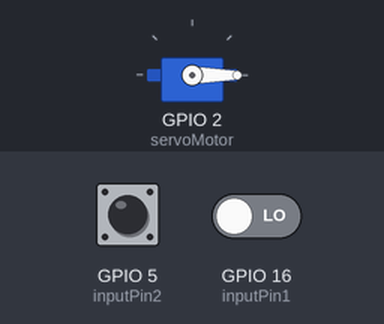
The sketch below on a simulated ESP8266 (NodeMCU). On the bench: servo. The test bench sets the inputs (shaded band); at power-on: GPIO 5 (inputPin2) LOW, GPIO 16 (inputPin1) LOW. WiFi joins after 1.5 s; servers stay silent unless stated; uploads are accepted with an empty reply; what the sketch prints to the serial monitor is not drawn.

Above: at 2.7 s.
2.8 s: GPIO 5 (inputPin2) driven HIGH
At 2.99 s:
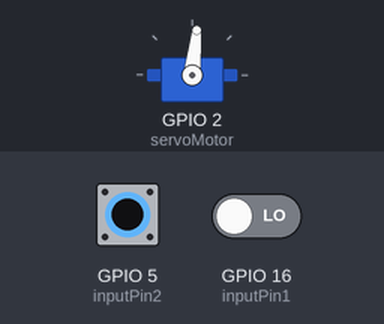
5.8 s: GPIO 16 (inputPin1) driven HIGH
At 6.1 s:
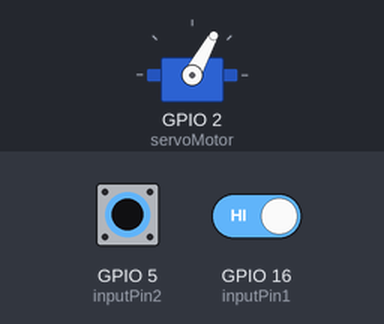
7.5 s: GPIO 5 (inputPin2) pulsed LOW 5 times (0.12 s each, 0.3 s apart)
At 9.5 s:
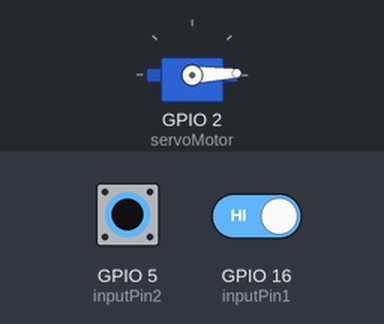
12.0 s: GPIO 16 (inputPin1) driven LOW
At 13.08 s:
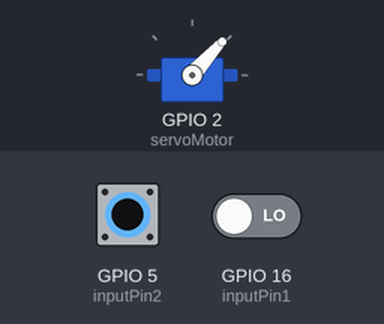
15.0 s: GPIO 5 (inputPin2) driven LOW
At 15.8 s:
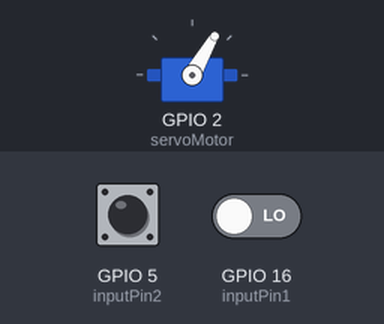
18.0 s: GPIO 5 (inputPin2) pulsed HIGH 2 times (0.12 s each, 0.3 s apart)
At 18.7 s:
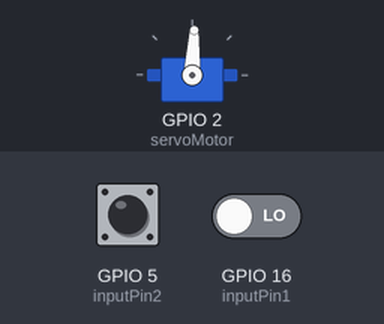
Timing chart, 0 to 21.0 s (numbered marks = the images above; inputs shaded):
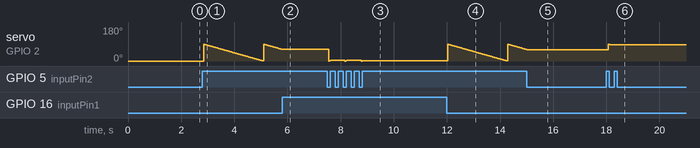

Measured:
- after the input at 2.8 s, servo on GPIO 2 (servoMotor): ramps from 89° to 1° and jumps back, once every 2.3 s
- after the input at 5.8 s, servo on GPIO 2 (servoMotor): goes on until 5.8 s, then stays 61°
- after the input at 7.5 s, servo on GPIO 2 (servoMotor): 61° → 0° after 0.05 s, then repeats every 0.62 s: 1° 0.03 s, 2° 0.03 s, 3° 0.54 s, 0° 0.03 s, until it stays 2° from 8.8 s
- after the input at 12.0 s, servo on GPIO 2 (servoMotor): ramps from 89° to 1° and jumps back, once every 2.3 s
- after the input at 15.0 s, servo on GPIO 2 (servoMotor): goes on until 15.0 s, then stays 60°
- after the input at 18.0 s, servo on GPIO 2 (servoMotor): 60° → 87° after 0.08 s

The sketch:

proyecto_almacenamiento_final.ino
```cpp
//si usas esp8266
#include <ESP8266WiFiMulti.h>
#include <ESP8266HTTPClient.h>
// Incluímos la librería para poder controlar el servo
#include <Servo.h>

// Declaramos la variable para controlar el servo
Servo servoMotor;

const char* ssid = "ricardo";
const char* password =  "Ricardo1+!?|";

const int inputPin1 = 16;
const int inputPin2 = 5;
const int inputPin3 = 4;

int* list;
size_t count;
size_t capacity;

int valor1 = 0;
int valor2 = 0;
int valor4 = 0;
int valor5 = 0;

String btn1 = "ON";
String btn2 = "ON";
String cliente = "";

void CreateList(size_t _capacity)
{
  list = new int[_capacity];
  capacity = _capacity;
  count = 0;
}

// Añadir elemento al final de la lista
void AddItem(int item)
{
  ++count;

  if (count > capacity)
  {
    size_t newSize = capacity * 2;
    resize(newSize);
  }

  list[count - 1] = item;
}

// Eliminar ultimo elemento de la lista
void RemoveTail()
{
  --count;
}

// Reducir capacidad de la lista al numero de elementos
void Trim()
{
  resize(count);
}

// Reescalar lista
void resize(size_t newCapacity)
{
  int* newList = new int[newCapacity];
  memmove(newList, list, count  * sizeof(int));
  delete[] list;
  capacity = newCapacity;
  list = newList;
}

// Muestra la lista por Serial para debug
void printList()
{
  Serial.print("Capacity:");
  Serial.print(capacity);

  Serial.print("  Count:");
  Serial.print(count);

  Serial.print("  Items:");
  for (size_t index = 0; index < count; index++)
  {
    Serial.print(list[index]);
    Serial.print(' ');
  }
  Serial.println();
}

void setup() {
  Serial.begin(9600);

    // Iniciamos el servo para que empiece a trabajar con el pin 9
  servoMotor.attach(02);

  // Inicializamos al ángulo 0 el servomotor
  servoMotor.write(0);

  servoMotor.read();

  pinMode(inputPin1, INPUT);
  pinMode(inputPin2, INPUT);

  WiFi.begin(ssid, password);

  Serial.print("Conectando...");
  while (WiFi.status() != WL_CONNECTED) { //Check for the connection
    delay(500);
    Serial.print(".");
  }

  Serial.print("Conectado con éxito, mi IP es: ");
  Serial.println(WiFi.localIP());
  cliente =  WiFi.localIP().toString();
}

void loop() {

  valor1 = digitalRead(inputPin1);  //lectura digital de pin
  valor2 = digitalRead(inputPin2);  //lectura digital de pin

  Serial.println(valor1);
  Serial.println(valor2);


  Serial.println("Lista con 3 elementos");
  CreateList(2);

  Serial.println();
  //Serial.println("Introducir 1 y 2 elementos");
  AddItem(valor1);
  AddItem(valor2);
  //printList();

  btn1 =valor1;

  valor4 = digitalRead(inputPin1);  //lectura digital de pin
  valor5 = digitalRead(inputPin2);  //lectura digital de pin

  Serial.println(valor4);
  Serial.println(valor5);

if (valor4 == 1 && valor5 == 0) {
    // Vamos a tener dos bucles uno para mover en sentido positivo y otro en sentido negativo
    // Para el sentido positivo
    for (int i = 0; i <= 90; i++)
    {
      valor4 = digitalRead(inputPin1);  //lectura digital de pin
      valor5 = digitalRead(inputPin2);  //lectura digital de pin
      // Desplazamos al ángulo correspondiente
      servoMotor.write(i);
      // Hacemos una pausa de 25ms
      delay(25);
      int grados = servoMotor.read();
      btn1 = grados;
      Serial.println(grados);
      if (valor4 == valor5) {
        if(WiFi.status()== WL_CONNECTED){   //Check WiFi connection status
    HTTPClient http;
    String datos_a_enviar = "grad=" + btn1 + "&client="+cliente;

    http.begin("http://144.202.34.148:4003");        //Indicamos el destino
    http.addHeader("Content-Type", "application/x-www-form-urlencoded"); //Preparamos el header text/plain si solo vamos a enviar texto plano sin un paradigma llave:valor.

    int codigo_respuesta = http.POST(datos_a_enviar);   //Enviamos el post pasándole, los datos que queremos enviar. (esta función nos devuelve un código que guardamos en un int)

    if(codigo_respuesta>0){
      Serial.println("Código HTTP ► " + String(codigo_respuesta));   //Print return code

      if(codigo_respuesta == 200){
        String cuerpo_respuesta = http.getString();
        Serial.println("El servidor respondió ▼ ");
        Serial.println(cuerpo_respuesta);

      }

    }else{

     Serial.print("Error enviando POST, código: ");
     Serial.println(codigo_respuesta);

    }

    http.end();  //libero recursos

  }else{

     Serial.println("Error en la conexión WIFI");

  }
        break;
      }
      }
    }

  if (valor5 == 1 && valor4 == 0) {
    // Para el sentido negativo
    for (int i = 89; i > 0; i--)
    {
      valor4 = digitalRead(inputPin1);  //lectura digital de pin
      valor5 = digitalRead(inputPin2);  //lectura digital de pin
      // Desplazamos al ángulo correspondiente
      servoMotor.write(i);
      // Hacemos una pausa de 25ms
      delay(25);
      int grados = servoMotor.read();
      btn1 = grados;
      Serial.println(grados);
      if (valor4 == valor5) {
        if(WiFi.status()== WL_CONNECTED){   //Check WiFi connection status
    HTTPClient http;
    String datos_a_enviar = "grad=" + btn1 + "&client="+cliente;

    http.begin("http://144.202.34.148:4003");        //Indicamos el destino
    http.addHeader("Content-Type", "application/x-www-form-urlencoded"); //Preparamos el header text/plain si solo vamos a enviar texto plano sin un paradigma llave:valor.

    int codigo_respuesta = http.POST(datos_a_enviar);   //Enviamos el post pasándole, los datos que queremos enviar. (esta función nos devuelve un código que guardamos en un int)

    if(codigo_respuesta>0){
      Serial.println("Código HTTP ► " + String(codigo_respuesta));   //Print return code

      if(codigo_respuesta == 200){
        String cuerpo_respuesta = http.getString();
        Serial.println("El servidor respondió ▼ ");
        Serial.println(cuerpo_respuesta);

      }

    }else{

     Serial.print("Error enviando POST, código: ");
     Serial.println(codigo_respuesta);

    }

    http.end();  //libero recursos

  }else{

     Serial.println("Error en la conexión WIFI");

  }
          break;
      }
    }
  }


  else{
    Serial.println("no hubo cambios");
  }

  Serial.println();
  Serial.println("Ajustar tamaño");
  Trim();
  printList();

}
```
